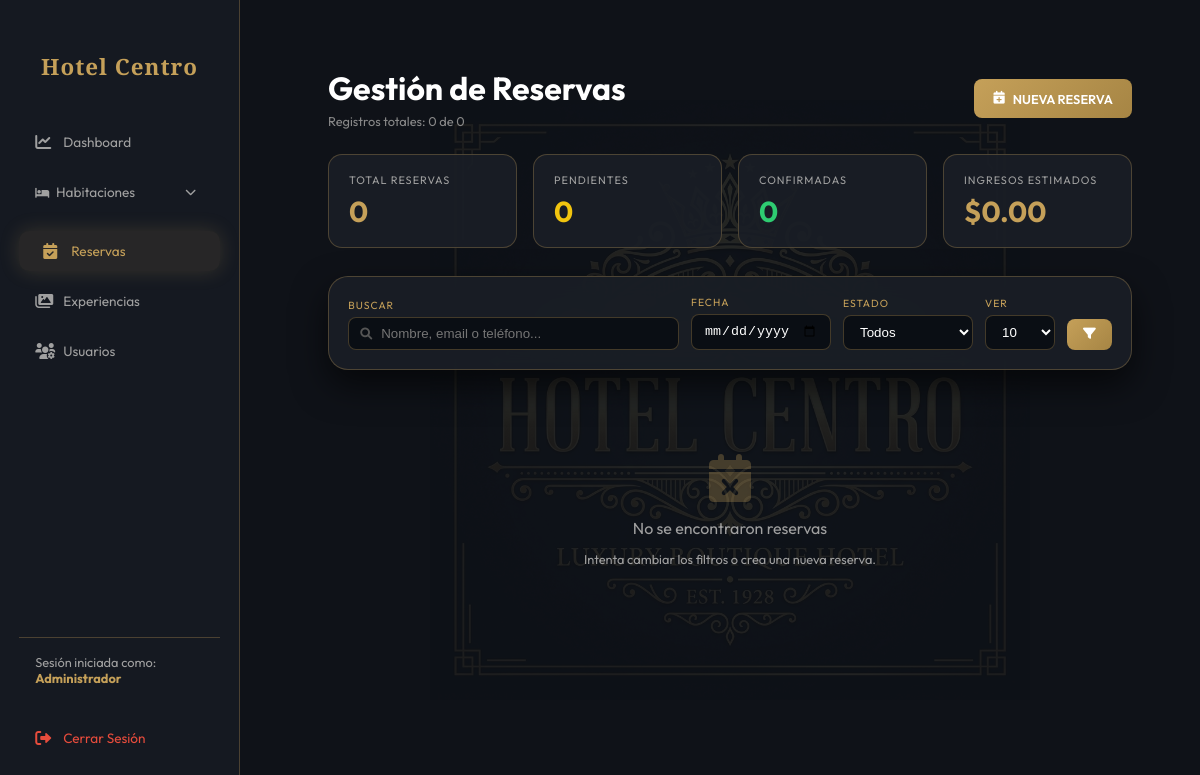
Page /?action=admin-reservas (signed in) on the earlier database version.
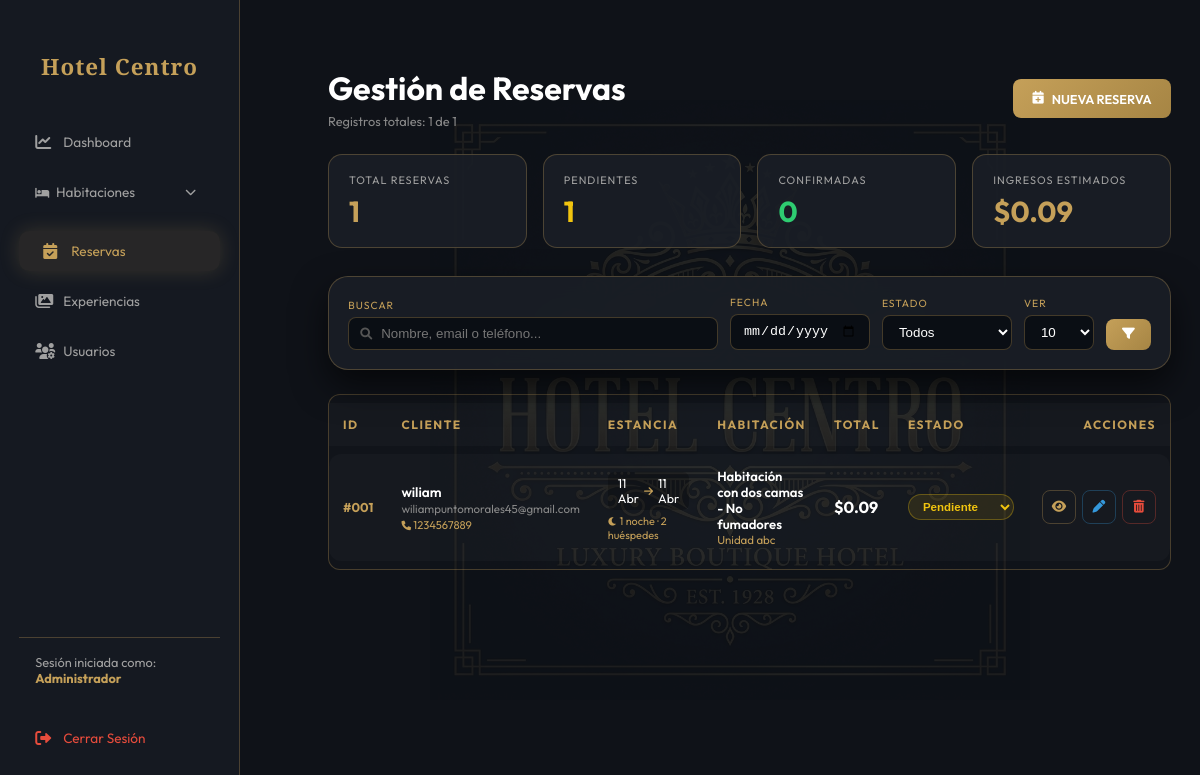
Same page on the later database version.
### tables this page shows
CREATE TABLE `reservas` (
  `id` int(11) NOT NULL,
  `habitacion_id` int(11) DEFAULT NULL,
  `nombre_cliente` varchar(100) NOT NULL,
  `email_cliente` varchar(100) NOT NULL,
  `telefono_cliente` varchar(20) DEFAULT NULL,
  `fecha_entrada` date NOT NULL,
  `fecha_salida` date NOT NULL,
  `num_huespedes` int(11) DEFAULT 1,
  `total` decimal(10,2) NOT NULL,
  `estado` enum('pendiente','confirmada','cancelada') DEFAULT 'pendiente',
  `cupon_codigo` varchar(20) DEFAULT NULL,
  `descuento_aplicado` int(11) DEFAULT 0,
  `notas` text DEFAULT NULL,
  `created_at` timestamp NOT NULL DEFAULT current_timestamp()
);

CREATE TABLE `habitaciones` (
  `id` int(11) NOT NULL,
  `tipo` varchar(50) NOT NULL COMMENT 'Tipo de habitación (Single, Queen, etc.)',
  `numero` varchar(10) NOT NULL COMMENT 'Número de habitación ej: 101',
  `nombre` varchar(120) NOT NULL,
  `descripcion` text DEFAULT NULL,
  `precio` decimal(10,2) NOT NULL,
  `estado` enum('disponible','ocupado','mantenimiento') DEFAULT 'disponible',
  `imagen` varchar(255) DEFAULT NULL,
  `caracteristicas` longtext DEFAULT NULL CHECK (json_valid(`caracteristicas`)),
  `created_at` timestamp NOT NULL DEFAULT current_timestamp()
);

### controllers/AdminController.php (called while the page is built, shortened)
<?php
class AdminController {
    public function reservas() {
        require_once 'views/admin/reservas.php';
    }
}
?>

### views/admin/reservas.php (the view, shortened to what the changed rows need)
<?php
$db = (new Database())->getConnection();
$limit = isset($_GET['limit']) ? intval($_GET['limit']) : 10;
$page = isset($_GET['page']) ? intval($_GET['page']) : 1;
$offset = ($page - 1) * $limit;
$search = isset($_GET['search']) ? trim($_GET['search']) : '';
$date_filter = isset($_GET['date']) ? $_GET['date'] : '';
$where = "WHERE 1=1";
$params = [];
$count_query = "SELECT COUNT(*) FROM reservas r $where";
$stmt_count = $db->prepare($count_query);
$stmt_count->execute($params);
$total_rows = $stmt_count->fetchColumn();
$query = "
    SELECT r.*, h.nombre AS room_name, h.numero AS room_num, h.tipo AS room_tipo, h.precio AS room_price
    FROM reservas r
    JOIN habitaciones h ON r.habitacion_id = h.id
    $where
    ORDER BY r.created_at DESC
    LIMIT $limit OFFSET $offset
";
$stmt = $db->prepare($query);
$stmt->execute($params);
$reservas = $stmt->fetchAll(PDO::FETCH_ASSOC);
$stats_total = $db->query("SELECT COUNT(*) FROM reservas")->fetchColumn();
$stats_pending = $db->query("SELECT COUNT(*) FROM reservas WHERE estado = 'pendiente'")->fetchColumn();
$stats_confirmed = $db->query("SELECT COUNT(*) FROM reservas WHERE estado = 'confirmada'")->fetchColumn();
$stats_revenue = $db->query("SELECT COALESCE(SUM(total), 0) FROM reservas WHERE estado != 'cancelada'")->fetchColumn();
$meses_es = ['', 'Ene', 'Feb', 'Mar', 'Abr', 'May', 'Jun', 'Jul', 'Ago', 'Sep', 'Oct', 'Nov', 'Dic'];
include_once "views/layouts/admin_header.php";
?>
<div class="admin-container" style="color: white; padding: 20px;">
    <div style="display: flex; justify-content: space-between; align-items: center; margin-bottom: 25px; flex-wrap: wrap; gap: 15px;">
        <div>
            <h2 class="serif gold-text" style="font-size: clamp(1.4rem, 4vw, 2rem); margin: 0;">Gestión de Reservas</h2>
            <p style="color: #888; margin: 5px 0 0; font-size: 0.8rem;">Registros totales: <?php echo $total_rows; ?> de <?php echo $stats_total; ?></p>
        </div>
        <div style="display: flex; gap: 10px;">
            <button onclick="showCreateModal()" class="btn-gold">
                <i class="fas fa-calendar-plus"></i> NUEVA RESERVA
            </button>
        </div>
    </div>
    <div class="res-stats">
        <div class="res-stat-card">
            <div class="res-stat-label">Total Reservas</div>
            <div class="res-stat-value gold"><?php echo $stats_total; ?></div>
        </div>
        <div class="res-stat-card">
            <div class="res-stat-label">Pendientes</div>
            <div class="res-stat-value yellow"><?php echo $stats_pending; ?></div>
        </div>
        <div class="res-stat-card">
            <div class="res-stat-label">Confirmadas</div>
            <div class="res-stat-value green"><?php echo $stats_confirmed; ?></div>
        </div>
        <div class="res-stat-card">
            <div class="res-stat-label">Ingresos Estimados</div>
            <div class="res-stat-value gold">$<?php echo number_format($stats_revenue, 2); ?></div>
        </div>
    </div>
    <div class="glass-card" style="padding: 1.2rem; margin-bottom: 1.5rem;">
        <form method="GET" action="index.php" style="display: flex; flex-wrap: wrap; gap: 12px; align-items: flex-end;">
            <div style="flex: 1; min-width: 180px;">
                <label style="display: block; font-size: 0.65rem; color: var(--primary); margin-bottom: 5px; text-transform: uppercase; letter-spacing: 1px;">Buscar</label>
                <div style="position: relative;">
                    <i class="fas fa-search" style="position: absolute; left: 12px; top: 11px; color: #555; font-size: 0.75rem;"></i>
                    <input type="text" name="search" value="<?php echo htmlspecialchars($search); ?>" placeholder="Nombre, email o teléfono..." style="width: 100%; padding-left: 32px;">
                </div>
            </div>
            <div style="width: 140px;">
                <label style="display: block; font-size: 0.65rem; color: var(--primary); margin-bottom: 5px; text-transform: uppercase; letter-spacing: 1px;">Fecha</label>
                <input type="date" name="date" value="<?php echo $date_filter; ?>" style="width: 100%;">
            </div>
            <div style="width: 130px;">
                <label style="display: block; font-size: 0.65rem; color: var(--primary); margin-bottom: 5px; text-transform: uppercase; letter-spacing: 1px;">Estado</label>
                <select name="status" style="width: 100%;">
                    <option value="">Todos</option>
                </select>
            </div>
            <div style="width: 70px;">
                <label style="display: block; font-size: 0.65rem; color: var(--primary); margin-bottom: 5px; text-transform: uppercase; letter-spacing: 1px;">Ver</label>
                <select name="limit" style="width: 100%;" onchange="this.form.submit()">
                    <option value="10" <?php echo $limit == 10 ? 'selected' : ''; ?>>10</option>
                </select>
            </div>
            <button type="submit" class="btn-gold" style="padding: 9px 16px;"><i class="fas fa-filter"></i></button>
        </form>
    </div>
    <?php if (empty($reservas)): ?>
    <div class="empty-state">
        <i class="fas fa-calendar-xmark"></i>
        <p style="font-size: 1rem; margin-bottom: 5px;">No se encontraron reservas</p>
        <p style="font-size: 0.8rem;">Intenta cambiar los filtros o crea una nueva reserva.</p>
    </div>
    <?php else: ?>
    <div class="admin-table-container">
        <table style="width: 100%;">
            <thead style="background: rgba(255, 255, 255, 0.02);">
                <tr>
                    <th style="padding: 14px;">ID</th>
                    <th style="padding: 14px;">Cliente</th>
                    <th style="padding: 14px;">Estancia</th>
                    <th style="padding: 14px;">Habitación</th>
                    <th style="padding: 14px;">Total</th>
                    <th style="padding: 14px;">Estado</th>
                    <th style="padding: 14px; text-align: right;">Acciones</th>
                </tr>
            </thead>
            <tbody>
                <?php foreach ($reservas as $res):
                    $fi = date('d', strtotime($res['fecha_entrada'])) . ' ' . $meses_es[intval(date('n', strtotime($res['fecha_entrada'])))];
                    $fo = date('d', strtotime($res['fecha_salida'])) . ' ' . $meses_es[intval(date('n', strtotime($res['fecha_salida'])))];
                    $nights = max(1, (strtotime($res['fecha_salida']) - strtotime($res['fecha_entrada'])) / 86400);
                    $status_class = 'status-' . $res['estado'];
                ?>
                <tr style="border-bottom: 1px solid rgba(255, 255, 255, 0.05);" id="row-<?php echo $res['id']; ?>">
                    <td style="padding: 14px;">
                        <span style="font-weight: 700; color: var(--primary);">#<?php echo str_pad($res['id'], 3, '0', STR_PAD_LEFT); ?></span>
                    </td>
                    <td style="padding: 14px;">
                        <div class="client-name"><?php echo htmlspecialchars($res['nombre_cliente']); ?></div>
                        <div class="client-email"><?php echo htmlspecialchars($res['email_cliente']); ?></div>
                        <?php if ($res['telefono_cliente']): ?>
                        <div class="client-phone"><i class="fas fa-phone" style="font-size: 0.6rem;"></i> <?php echo htmlspecialchars($res['telefono_cliente']); ?></div>
                        <?php endif; ?>
                    </td>
                    <td style="padding: 14px;">
                        <div class="date-badge">
                            <?php echo $fi; ?> <span class="date-arrow"><i class="fas fa-arrow-right"></i></span> <?php echo $fo; ?>
                        </div>
                        <div class="nights-badge">
                            <i class="fas fa-moon" style="font-size: 0.6rem;"></i>
                            <?php echo intval($nights); ?> noche<?php echo intval($nights) != 1 ? 's' : ''; ?> · <?php echo $res['num_huespedes']; ?> huésped<?php echo $res['num_huespedes'] > 1 ? 'es' : ''; ?>
                        </div>
                    </td>
                    <td style="padding: 14px;">
                        <div style="font-size: 0.82rem; font-weight: 600;"><?php echo htmlspecialchars($res['room_name']); ?></div>
                        <div style="font-size: 0.72rem; color: var(--primary);">Unidad <?php echo $res['room_num']; ?></div>
                    </td>
                    <td style="padding: 14px;">
                        <div style="font-weight: 700; font-size: 1rem;">$<?php echo number_format($res['total'], 2); ?></div>
                    </td>
                    <td style="padding: 14px;">
                        <form method="POST" style="display: inline;">
                            <select name="estado" onchange="this.form.submit()" class="status-select <?php echo $status_class; ?>">
                                <option value="pendiente" <?php echo $res['estado'] == 'pendiente' ? 'selected' : ''; ?>>Pendiente</option>
                            </select>
                        </form>
                    </td>
                    <td style="padding: 14px;">
                        <div class="action-group">
                            <button class="btn-action view" onclick="toggleDetail(<?php echo $res['id']; ?>)" title="Ver detalles">
                                <i class="fas fa-eye"></i>
                            </button>
                            <button class="btn-action edit" onclick='openEditModal(<?php echo json_encode($res, JSON_HEX_APOS | JSON_HEX_QUOT); ?>)' title="Editar">
                                <i class="fas fa-pen"></i>
                            </button>
                            <button class="btn-action delete" onclick="confirmDeleteReserva(<?php echo $res['id']; ?>)" title="Eliminar">
                                <i class="fas fa-trash-alt"></i>
                            </button>
                        </div>
                    </td>
                </tr>
                <?php endforeach; ?>
            </tbody>
        </table>
    </div>
    <?php endif; ?>
</div>
<?php include_once "views/layouts/admin_footer.php"; ?>

Differences in the rows shown:
added reservas: id "001", nombre_cliente "wiliam", email_cliente "wiliampuntomorales45@gmail.com", telefono_cliente "1234567889", fecha_entrada "11 Abr", fecha_salida "11 Abr", nights "1", num_huespedes "2", habitacion.nombre "Habitación con dos camas - No fumadores", habitacion.numero "abc", total "0.09", estado "Pendiente"
Other differences:
$total_rows: "0" → "1"
$stats_total: "0" → "1"
$stats_pending: "0" → "1"
$stats_revenue: "0.00" → "0.09"
text no longer shown: "No se encontraron reservas Intenta cambiar los filtros o crea una nueva reserva."
text now shown: "ID CLIENTE ESTANCIA HABITACIÓN TOTAL ESTADO ACCIONES"
